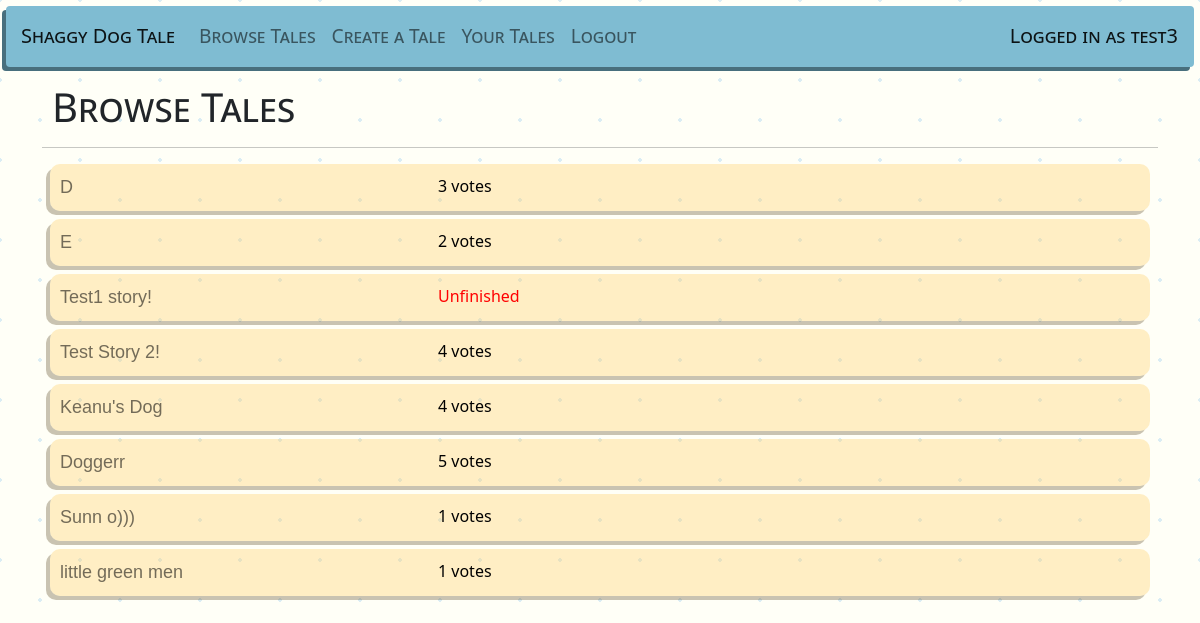
The page /shaggydogtale/browse (signed in) on the database its author committed.
### shaggydogtale/models.py (models this page shows, shortened)
class Story(models.Model):
    title = models.CharField(max_length=100)
    beginning = models.TextField(max_length=2000)
    middle = models.TextField(max_length=2000)
    end = models.TextField(max_length=2000)

### shaggydogtale/views.py (the view)
# urls.py: path('', shaggydogtale_views.Browse, name='browse'),
def Browse(request):
    stories = Story.objects.all()
    context = {
        'stories': stories
    }
    return render(request, 'shaggydogtale/browse.html', context)

### shaggydogtale/templates/shaggydogtale/browse.html
{% extends 'shaggydogtale/base.html' %}
{% block body %}
<div class="container">
    <div class="row">
        <div class="col">
            <h1 class="page-title">Browse Tales</h1>
            <hr>
            {% for story in stories %}
                <div class="story-item">
                    <div class="col">
                        <a class="story" href="{% url 'shaggydogtale:view' story.id %}">{{story.title}}</a>
                    </div>
                    <div class="col">
                        {% if story.contributions.count < 3 %}
                            <div style="color: red">Unfinished</div>
                        {% else %}
                            {{story.votes.count}} votes
                        {% endif %}
                    </div>
                </div>
            {% endfor %}
        </div>
    </div>
</div>
{% endblock body %}

### shaggydogtale/templates/shaggydogtale/base.html (shortened to what this page needs)
{% load static %}
<!DOCTYPE html>
<html lang="en">
<head>
    <link rel="stylesheet" href="{% static 'shaggydogtale/style.css' %}">
    <link href="https://cdn.jsdelivr.net/npm/bootstrap@5.2.2/dist/css/bootstrap.min.css" rel="stylesheet">
</head>
<body class="background">
    <nav class="navbar sticky-top navbar-expand-lg navbar-light navbar-custom">
        <a class="navbar-brand nav-margin" href="{% url 'shaggydogtale:browse' %}">Shaggy Dog Tale</a>
        <div class="collapse navbar-collapse" id="navbarNav">
          <ul class="navbar-nav">
            <li class="nav-item">
              <a class="nav-link" href="{% url 'shaggydogtale:browse' %}">Browse Tales</a>
            </li>
            {% if user.is_authenticated %}
            <li class="nav-item">
              <a class="nav-link" href="{% url 'shaggydogtale:create' %}">Create a Tale</a>
            </li>
            {% endif %}
            {% if user.is_authenticated %}
              <li class="nav-item">
                <a class="nav-link" href="{% url 'shaggydogtale:contributed' %}">Your Tales</a>
              </li>
              <li class="nav-item">
                <a class="nav-link" href="{% url 'logout' %}">Logout</a>
              </li>
            {% else %}
              <li class="nav-item">
                <a class="nav-link" href="{% url 'login' %}">Login</a>
              </li>
            {% endif %}
          </ul>
        </div>
        {% if user.is_authenticated %}
          <div class="navbar-brand nav-margin">Logged in as {{user}}</div>
        {% else %}
          <div class="navbar-brand nav-margin">Logged out</div>
        {% endif %}
    </nav>
    {% block body %}
    {% endblock body %}
</body>
</html>

### shaggydogtale/static/shaggydogtale/style.css (style rules this page uses)
a.story:link { color:#0000008C; font-family: Verdana, Geneva, Tahoma, sans-serif; font-weight: 500; font-size: large; text-decoration:none; }
.page-title { font-family:'Segoe UI', Tahoma, Geneva, Verdana, sans-serif; font-weight:400; font-variant: small-caps; text-rendering:geometricPrecision; margin: 10px; }
.navbar-custom { background-color: #7FBCD2; color: black; font-family: 'Segoe UI', Tahoma, Geneva, Verdana, sans-serif; font-weight: 400; font-size: larger; font-variant: small-caps; text-rendering: optimizeLegibility; box-shadow: -4px 4px #486f7d; margin: 6px; border-radius: 4px; }
.nav-margin { margin-left: 15px; margin-right: 15px; }
.story-item { background-color: #ffca5953; margin: 8px; padding: 10px; box-shadow: -4px 4px #5a472053; border-radius: 10px; color: black; font-family: 'Segoe UI', Tahoma, Geneva, Verdana, sans-serif; display: grid; grid-template-columns: 35% 65%; }
.background { background-color: #fffff7; opacity: 1; background-image: radial-gradient(#dbedf4 2px, transparent 2px), radial-gradient(#dbedf4 2px, #fffff7 2px); background-size: 80px 80px; background-position: 0 0,40px 40px; }

### rows shown on the page
Story: title "D", votes.count "3"
Story: title "E", votes.count "2"
Story: title "Test1 story!", shows "Unfinished"
Story: title "Test Story 2!", votes.count "4"
Story: title "Keanu's Dog", votes.count "4"
Story: title "Doggerr", votes.count "5"
Story: title "Sunn o)))", votes.count "1"
Story: title "little green men", votes.count "1"

### other values the page prints
{{ user }} "test3"
